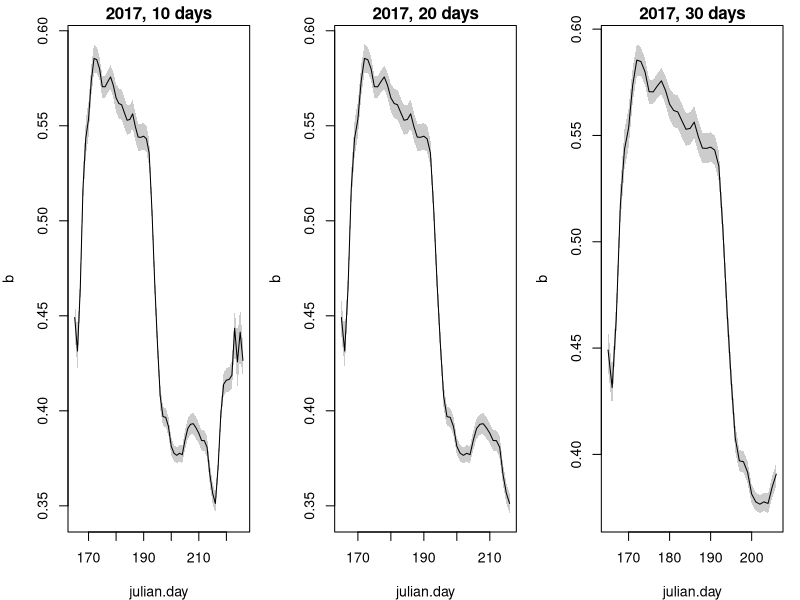

The R source for this figure:
library(readxl)

#Set a start time to convert time stamp into minutes since start of the year#
start.time = as.POSIXct("2017-01-01", format="%Y-%m-%d", tz="UTC")

#Read 2017 Kuparuk discharge data#
Q.data.2017 = as.data.frame(read_excel("Kuparuk_Q_2017.xlsx"))
#Convert timestamp from text to time R recognize#
Q.data.2017$Date = as.POSIXct(Q.data.2017$Date, format="%Y-%m-%d %H:%M:%S")
#Convert timestamp to minutes since start of the year#
Q.data.2017$min.since = as.numeric(difftime(Q.data.2017$Date, start.time, units="mins"))

#Interpolation function for Q~time#
Q.fun.2017 = approxfun(x=Q.data.2017$min.since, y=Q.data.2017$Discharge_m3s)

#Read water chemistry data and processing time stamp#
chem.data = read.csv("Kuparuk_Chem_2017_2019.csv")
chem.data$DateTime = as.POSIXct(chem.data$DateTime, format="%Y-%m-%d %H:%M", tz="UTC")
chem.data$min.since = as.numeric(difftime(chem.data$DateTime, start.time, units="mins"))

#Selection 2017 data#
chem.2017 = with(chem.data, chem.data[min.since>0 & min.since<365*24*60 & DOC_mgL>0,])
#Calculate discharge at the time of water chemistry measurement#
chem.2017$Q = Q.fun.2017(chem.2017$min.since)
chem.2017 = with(chem.2017, chem.2017[!is.na(Q),])


#Change quartz() to windows() if run on Windows and x11() if run on Linux#
quartz(w=9.5,h=3.2)
par(mfrow=c(1,3), mar=c(4,4,1.5,1), cex=0.85)

#Size of the moving window in days#
window.size = c(10,20,30)

for(m in 1:length(window.size)){
	#number of windows#
	no.window = floor(with(chem.2017, (max(min.since)-min(min.since))/60/24)-window.size[m]+1)
	#Array to store C-Q slope and confidence interval#
	b = array()
	b.up = array()
	b.low = array()
	for(i in 1:no.window){
		#Select data within each window#
		data.temp = with(chem.2017, chem.2017[min.since>min(min.since)+(i-1)*24*60 & min.since<min(min.since)+(i+29)*24*60,])
		#Log(C)~Log(Q) regression#
		#Replace DOC_mgL with Nitrate_mgL for nitrate analysis#
		mod = lm(log(DOC_mgL)~log(Q), data=data.temp)
		b[i] = coef(mod)[2]
		b.up[i] = confint(mod)[2,1]
		b.low[i] = confint(mod)[2,2]
	}

	julian.day = seq(from=floor(min(chem.2017$min.since)/60/24), by=1, length.out=no.window)
	
	#Plot the slope of the C-Q regression#
	title = paste0("2017, ",as.character(window.size[m])," days")
	plot(b~julian.day, type="l", ylim=range(b.low, b.up), pch=19, main=title)
	#Using polyon to plot the confidence interval of the slope#
	polygon(x=c(julian.day,rev(julian.day)), y=c(b.up, rev(b.low)), col=rgb(0,0,0,0.2), border=NA)
}
